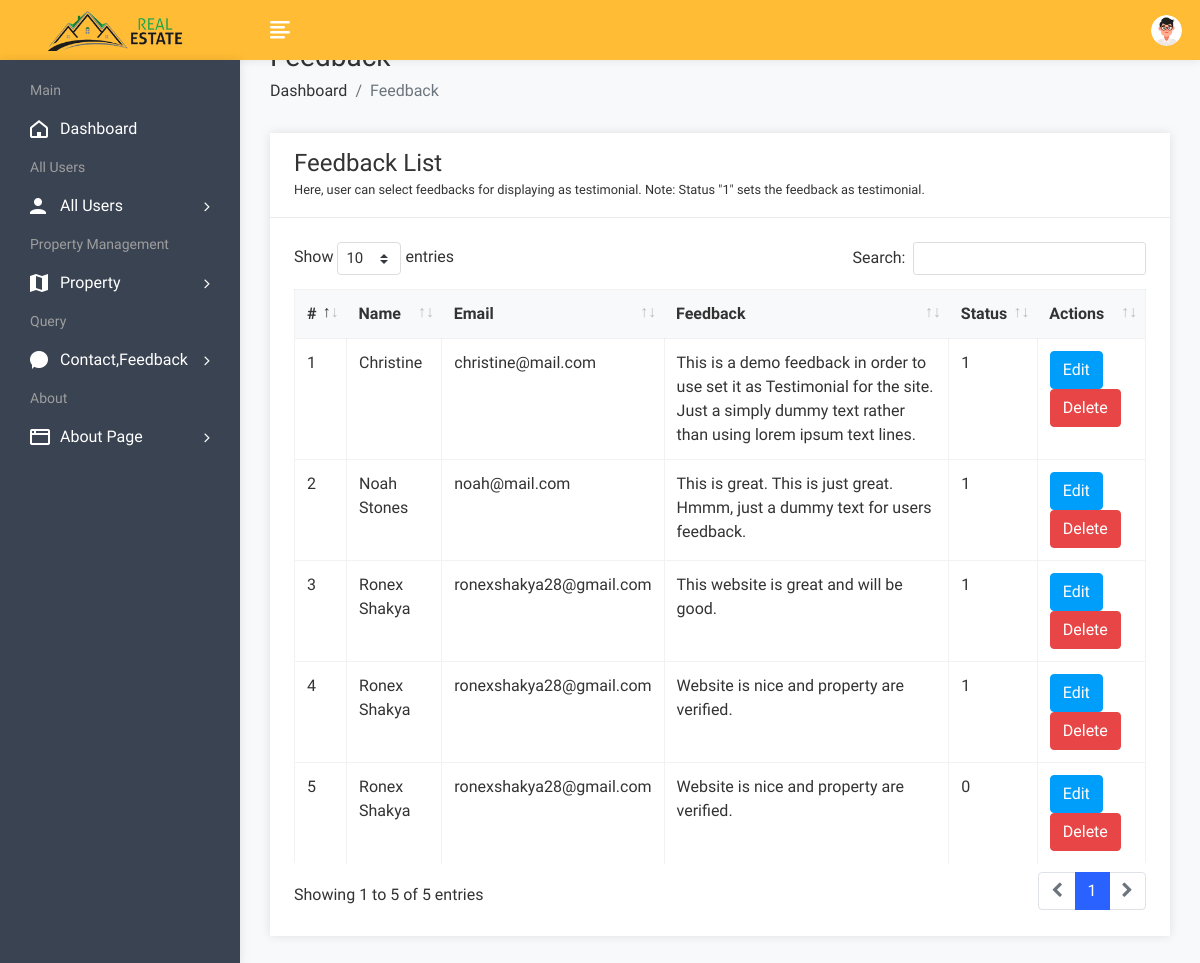
The app's page /admin/feedbackview.php (signed in) with its own data.
### tables this page shows
CREATE TABLE `feedback` (
  `fid` int(50) NOT NULL,
  `uid` int(50) NOT NULL,
  `fdescription` varchar(300) NOT NULL,
  `status` int(1) NOT NULL,
  `date` datetime NOT NULL DEFAULT current_timestamp()
);

CREATE TABLE `user` (
  `uid` int(50) NOT NULL,
  `uname` varchar(100) NOT NULL,
  `uemail` varchar(100) NOT NULL,
  `uphone` varchar(20) NOT NULL,
  `upass` varchar(50) NOT NULL,
  `utype` varchar(50) NOT NULL,
  `uimage` varchar(300) NOT NULL
);

### admin/feedbackview.php (the view, shortened to what this page needs)
<!DOCTYPE html>
<html lang="en">
<head>
        <link rel="stylesheet" href="assets/css/bootstrap.min.css">
        <link rel="stylesheet" href="assets/css/font-awesome.min.css">
        <link rel="stylesheet" href="assets/css/feathericon.min.css">
		<link rel="stylesheet" href="assets/plugins/datatables/dataTables.bootstrap4.min.css">
		<link rel="stylesheet" href="assets/plugins/datatables/responsive.bootstrap4.min.css">
		<link rel="stylesheet" href="assets/plugins/datatables/select.bootstrap4.min.css">
		<link rel="stylesheet" href="assets/plugins/datatables/buttons.bootstrap4.min.css">
        <link rel="stylesheet" href="assets/css/style.css">
    </head>
    <body>
				<?php include("header.php"); ?>
            <div class="page-wrapper">
                <div class="content container-fluid">
					<div class="page-header">
						<div class="row">
							<div class="col">
								<h3 class="page-title">Feedback</h3>
								<ul class="breadcrumb">
									<li class="breadcrumb-item"><a href="dashboard.php">Dashboard</a></li>
									<li class="breadcrumb-item active">Feedback</li>
								</ul>
							</div>
						</div>
					</div>
					<div class="row">
						<div class="col-sm-12">
							<div class="card">
								<div class="card-header">
									<h4 class="card-title">Feedback List</h4>
									<small>Here, user can select feedbacks for displaying as testimonial. Note: Status "1" sets the feedback as testimonial.</small>
								</div>
								<div class="card-body">
									<table id="basic-datatable" class="table table-bordered table-hover">
                                            <thead>
                                                <tr>
                                                    <th>#</th>
                                                    <th>Name</th>
                                                    <th>Email</th>
                                                    <th>Feedback</th>
													<th>Status</th>
                                                    <th>Actions</th>
                                                </tr>
                                            </thead>
                                            <tbody>
											<?php
												$query=mysqli_query($con,"select feedback.*, user.* from feedback,user where feedback.uid=user.uid");
												$cnt=1;
												while($row=mysqli_fetch_array($query))
													{
											?>
                                                <tr>
                                                    <td><?php echo $cnt; ?></td>
                                                    <td><?php echo $row['uname']; ?></td>
                                                    <td><?php echo $row['uemail']; ?></td>
                                                    <td><?php echo $row['2']; ?></td>
                                                    <td><?php echo $row['3']; ?></td>
													<td><a href="feedbackedit.php?id=<?php echo $row['0']; ?>"><button class="btn btn-info">Edit</button></a>
                                                    <a href="feedbackdelete.php?id=<?php echo $row['0']; ?>"><button class="btn btn-danger">Delete</button></a></td>
                                                </tr>
                                                <?php
												$cnt=$cnt+1;
												}
												?>
                                            </tbody>
                                        </table>
								</div>
							</div>
						</div>
					</div>
				</div>
			</div>
    </body>
</html>

### records on screen
feedback: uid.uname "Christine", uid.uemail "christine@mail.com", fdescription "This is a demo feedback in order to use set it as Testimonial for the site. Just a simply dummy text rather than using lorem ipsum text lines.", status "1"
feedback: uid.uname "Noah Stones", uid.uemail "noah@mail.com", fdescription "This is great. This is just great. Hmmm, just a dummy text for users feedback.", status "1"
feedback: uid.uname "Ronex Shakya", uid.uemail "ronexshakya28@gmail.com", fdescription "This website is great and will be good.", status "1"
feedback: uid.uname "Ronex Shakya", uid.uemail "ronexshakya28@gmail.com", fdescription "Website is nice and property are verified.", status "1"
feedback: uid.uname "Ronex Shakya", uid.uemail "ronexshakya28@gmail.com", fdescription "Website is nice and property are verified.", status "0"
